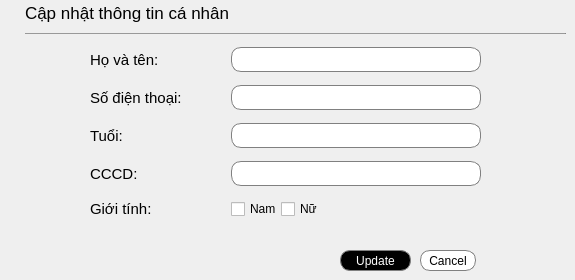
                     <widget class="QWidget" name="page_3">
                      <widget class="QLabel" name="label_21">
                       <property name="geometry">
                        <rect>
                         <x>25</x>
                         <y>2</y>
                         <width>341</width>
                         <height>21</height>
                        </rect>
                       </property>
                       <property name="font">
                        <font>
                         <pointsize>13</pointsize>
                        </font>
                       </property>
                       <property name="text">
                        <string>Cập nhật thông tin cá nhân</string>
                       </property>
                      </widget>
                      <widget class="Line" name="line_4">
                       <property name="geometry">
                        <rect>
                         <x>25</x>
                         <y>33</y>
                         <width>541</width>
                         <height>1</height>
                        </rect>
                       </property>
                       <property name="maximumSize">
                        <size>
                         <width>16777215</width>
                         <height>1</height>
                        </size>
                       </property>
                       <property name="styleSheet">
                        <string notr="true">background-color: rgb(133, 133, 133);</string>
                       </property>
                       <property name="orientation">
                        <enum>Qt::Orientation::Horizontal</enum>
                       </property>
                      </widget>
                      <widget class="QPushButton" name="updateprofile">
                       <property name="geometry">
                        <rect>
                         <x>340</x>
                         <y>250</y>
                         <width>71</width>
                         <height>21</height>
                        </rect>
                       </property>
                       <property name="styleSheet">
                        <string notr="true">QPushButton{
border: 1px solid gray;
border-radius: 10px;
background-color: rgb(0, 0, 0);
color:white;
}</string>
                       </property>
                       <property name="text">
                        <string>Update</string>
                       </property>
                      </widget>
                      <widget class="QPushButton" name="pushButton_2">
                       <property name="geometry">
                        <rect>
                         <x>420</x>
                         <y>250</y>
                         <width>56</width>
                         <height>21</height>
                        </rect>
                       </property>
                       <property name="styleSheet">
                        <string notr="true">QPushButton{
border: 1px solid gray;
border-radius: 10px;
background-color: white;
color:black;
}</string>
                       </property>
                       <property name="text">
                        <string>Cancel</string>
                       </property>
                      </widget>
                      <widget class="QWidget" name="layoutWidget6">
                       <property name="geometry">
                        <rect>
                         <x>90</x>
                         <y>40</y>
                         <width>391</width>
                         <height>191</height>
                        </rect>
                       </property>
                       <layout class="QVBoxLayout" name="verticalLayout_10">
                        <item>
                         <layout class="QHBoxLayout" name="horizontalLayout_13">
                          <item>
                           <widget class="QLabel" name="label_22">
                            <property name="font">
                             <font>
                              <pointsize>11</pointsize>
                             </font>
                            </property>
                            <property name="text">
                             <string>Họ và tên:</string>
                            </property>
                           </widget>
                          </item>
                          <item>
                           <widget class="QLineEdit" name="upname">
                            <property name="minimumSize">
                             <size>
                              <width>0</width>
                              <height>25</height>
                             </size>
                            </property>
                            <property name="maximumSize">
                             <size>
                              <width>250</width>
                              <height>16777215</height>
                             </size>
                            </property>
                            <property name="styleSheet">
                             <string notr="true">QLineEdit{
padding-left:20px;
border: 1px solid gray;
border-radius: 10px;
background-color: rgb(255, 255, 255);
}</string>
                            </property>
                           </widget>
                          </item>
                         </layout>
                        </item>
                        <item>
                         <layout class="QHBoxLayout" name="horizontalLayout_14">
                          <item>
                           <widget class="QLabel" name="label_23">
                            <property name="font">
                             <font>
                              <pointsize>11</pointsize>
                             </font>
                            </property>
                            <property name="text">
                             <string>Số điện thoại:</string>
                            </property>
                           </widget>
                          </item>
                          <item>
                           <widget class="QLineEdit" name="upsdt">
                            <property name="minimumSize">
                             <size>
                              <width>0</width>
                              <height>25</height>
                             </size>
                            </property>
                            <property name="maximumSize">
                             <size>
                              <width>250</width>
                              <height>16777215</height>
                             </size>
                            </property>
                            <property name="styleSheet">
                             <string notr="true">QLineEdit{
padding-left:20px;
border: 1px solid gray;
border-radius: 10px;
background-color: rgb(255, 255, 255);
}</string>
                            </property>
                           </widget>
                          </item>
                         </layout>
                        </item>
                        <item>
                         <layout class="QHBoxLayout" name="horizontalLayout_15">
                          <item>
                           <widget class="QLabel" name="label_24">
                            <property name="font">
                             <font>
                              <pointsize>11</pointsize>
                             </font>
                            </property>
                            <property name="text">
                             <string>Tuổi:</string>
                            </property>
                           </widget>
                          </item>
                          <item>
                           <widget class="QLineEdit" name="upage">
                            <property name="minimumSize">
                             <size>
                              <width>0</width>
                              <height>25</height>
                             </size>
                            </property>
                            <property name="maximumSize">
                             <size>
                              <width>250</width>
                              <height>16777215</height>
                             </size>
                            </property>
                            <property name="styleSheet">
                             <string notr="true">QLineEdit{
padding-left:20px;
border: 1px solid gray;
border-radius: 10px;
background-color: rgb(255, 255, 255);
}</string>
                            </property>
                           </widget>
                          </item>
                         </layout>
                        </item>
                        <item>
                         <layout class="QHBoxLayout" name="horizontalLayout_16">
                          <item>
                           <widget class="QLabel" name="label_25">
                            <property name="font">
                             <font>
                              <pointsize>11</pointsize>
                             </font>
                            </property>
                            <property name="text">
                             <string>CCCD:</string>
                            </property>
                           </widget>
                          </item>
                          <item>
                           <widget class="QLineEdit" name="upcccd">
                            <property name="minimumSize">
                             <size>
                              <width>0</width>
                              <height>25</height>
                             </size>
                            </property>
                            <property name="maximumSize">
                             <size>
                              <width>250</width>
                              <height>16777215</height>
                             </size>
                            </property>
                            <property name="styleSheet">
                             <string notr="true">QLineEdit{
padding-left:20px;
border: 1px solid gray;
border-radius: 10px;
background-color: rgb(255, 255, 255);
}</string>
                            </property>
                           </widget>
                          </item>
                         </layout>
                        </item>
                        <item>
                         <layout class="QHBoxLayout" name="horizontalLayout_19">
                          <item>
                           <widget class="QLabel" name="label_27">
                            <property name="font">
                             <font>
                              <pointsize>11</pointsize>
                             </font>
                            </property>
                            <property name="text">
                             <string>Giới tính:</string>
                            </property>
                           </widget>
                          </item>
                          <item>
                           <layout class="QHBoxLayout" name="horizontalLayout_18">
                            <property name="spacing">
                             <number>0</number>
                            </property>
                            <item>
                             <widget class="QCheckBox" name="checkBox">
                              <property name="minimumSize">
                               <size>
                                <width>50</width>
                                <height>0</height>
                               </size>
                              </property>
                              <property name="maximumSize">
                               <size>
                                <width>50</width>
                                <height>16777215</height>
                               </size>
                              </property>
                              <property name="text">
                               <string>Nam</string>
                              </property>
                              <property name="autoExclusive">
                               <bool>true</bool>
                              </property>
                             </widget>
                            </item>
                            <item>
                             <widget class="QCheckBox" name="checkBox_2">
                              <property name="minimumSize">
                               <size>
                                <width>200</width>
                                <height>0</height>
                               </size>
                              </property>
                              <property name="maximumSize">
                               <size>
                                <width>200</width>
                                <height>16777215</height>
                               </size>
                              </property>
                              <property name="text">
                               <string>Nữ</string>
                              </property>
                              <property name="autoExclusive">
                               <bool>true</bool>
                              </property>
                             </widget>
                            </item>
                           </layout>
                          </item>
                         </layout>
                        </item>
                       </layout>
                      </widget>
                     </widget>
